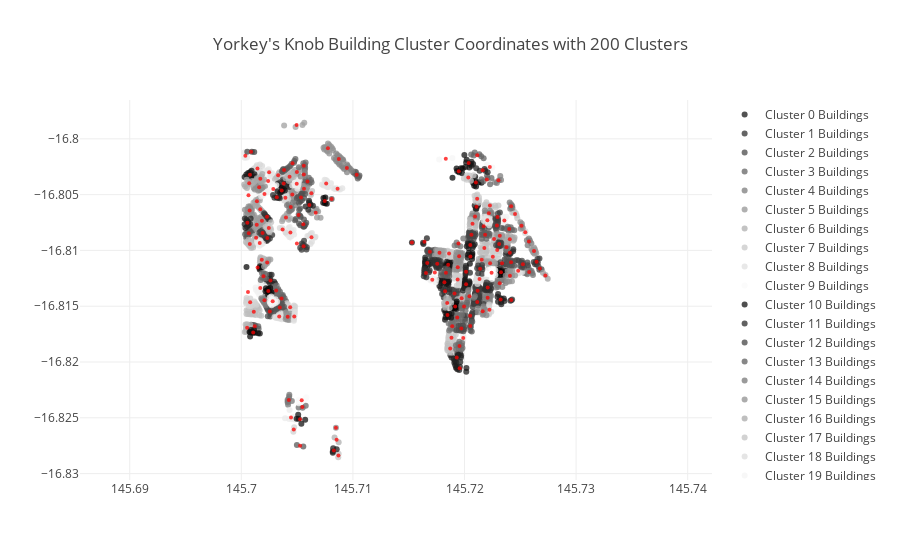

Notebook source saved alongside this figure:
### Markdown cell above
KMeans Clustering

### Code cell
kmeans = KMeans(n_clusters=numClusters, init = 'k-means++').fit(buildings.as_matrix())
kxs = []
kys = []
for k in kmeans.cluster_centers_:
    kxs.append(k[0])
    kys.append(k[1])


clusterCenters, clusterPoints, points = createClusterCenters(kmeans.labels_)
#print(euclideanDistance(points[1][0], points[1][1]))
# print(maxDistBetweenClusters(points))
print("silhouette score: " + str(clusterEval(kmeans.labels_)[0]))
print("calinski score: " + str(clusterEval(kmeans.labels_)[1]))
    
#Trace for color coding the clusters
kMeansTrace = colorClusterTrace(len(kmeans.cluster_centers_), clusterPoints)


#Create a trace for the kmeans cluster centers with slightly larger dots than the buildings
kTrace = clusterCenterTrace([kxs, kys], 'KMeans Clusters')

#Plot result
plot(kMeansTrace, kTrace)
